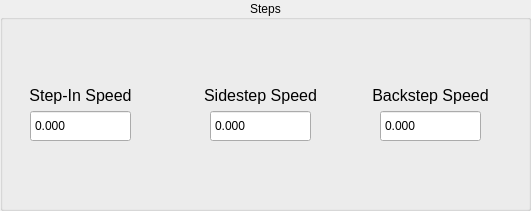
  <widget class="QGroupBox" name="StepsGroup">
   <property name="geometry">
    <rect>
     <x>580</x>
     <y>10</y>
     <width>531</width>
     <height>211</height>
    </rect>
   </property>
   <property name="title">
    <string>Steps</string>
   </property>
   <property name="alignment">
    <set>Qt::AlignCenter</set>
   </property>
   <property name="checkable">
    <bool>false</bool>
   </property>
   <widget class="QLabel" name="SpeedLbl_11">
    <property name="geometry">
     <rect>
      <x>20</x>
      <y>80</y>
      <width>121</width>
      <height>31</height>
     </rect>
    </property>
    <property name="font">
     <font>
      <pointsize>12</pointsize>
     </font>
    </property>
    <property name="toolTip">
     <string>&lt;html&gt;&lt;head/&gt;&lt;body&gt;&lt;p&gt;The speed of your Step-In. Note that the speed also decides how far you travel while doing it, meaning the higher the value here, the faster, and further, you move forward.&lt;/p&gt;&lt;/body&gt;&lt;/html&gt;</string>
    </property>
    <property name="text">
     <string>Step-In Speed</string>
    </property>
    <property name="alignment">
     <set>Qt::AlignCenter</set>
    </property>
   </widget>
   <widget class="QDoubleSpinBox" name="StepInBox">
    <property name="geometry">
     <rect>
      <x>30</x>
      <y>110</y>
      <width>101</width>
      <height>32</height>
     </rect>
    </property>
    <property name="styleSheet">
     <string notr="true"/>
    </property>
    <property name="buttonSymbols">
     <enum>QAbstractSpinBox::NoButtons</enum>
    </property>
    <property name="decimals">
     <number>3</number>
    </property>
    <property name="minimum">
     <double>-340282346638528859811704183484516925440.000000000000000</double>
    </property>
    <property name="maximum">
     <double>340282346638528859811704183484516925440.000000000000000</double>
    </property>
    <property name="value">
     <double>0.000000000000000</double>
    </property>
   </widget>
   <widget class="QLabel" name="SpeedLbl_12">
    <property name="geometry">
     <rect>
      <x>370</x>
      <y>80</y>
      <width>121</width>
      <height>31</height>
     </rect>
    </property>
    <property name="font">
     <font>
      <pointsize>12</pointsize>
     </font>
    </property>
    <property name="toolTip">
     <string>&lt;html&gt;&lt;head/&gt;&lt;body&gt;&lt;p&gt;The speed of your Backstep and Ascending/Descending Backsteps. Note that the speed also decides how far you travel while doing it, meaning the higher the value here, the faster, and further, you move backward.&lt;/p&gt;&lt;/body&gt;&lt;/html&gt;</string>
    </property>
    <property name="text">
     <string>Backstep Speed</string>
    </property>
    <property name="alignment">
     <set>Qt::AlignCenter</set>
    </property>
   </widget>
   <widget class="QDoubleSpinBox" name="BackstepBox">
    <property name="geometry">
     <rect>
      <x>380</x>
      <y>110</y>
      <width>101</width>
      <height>32</height>
     </rect>
    </property>
    <property name="styleSheet">
     <string notr="true"/>
    </property>
    <property name="buttonSymbols">
     <enum>QAbstractSpinBox::NoButtons</enum>
    </property>
    <property name="decimals">
     <number>3</number>
    </property>
    <property name="minimum">
     <double>-340282346638528859811704183484516925440.000000000000000</double>
    </property>
    <property name="maximum">
     <double>340282346638528859811704183484516925440.000000000000000</double>
    </property>
    <property name="value">
     <double>0.000000000000000</double>
    </property>
   </widget>
   <widget class="QLabel" name="SpeedLbl_13">
    <property name="geometry">
     <rect>
      <x>200</x>
      <y>80</y>
      <width>121</width>
      <height>31</height>
     </rect>
    </property>
    <property name="font">
     <font>
      <pointsize>12</pointsize>
     </font>
    </property>
    <property name="toolTip">
     <string>&lt;html&gt;&lt;head/&gt;&lt;body&gt;&lt;p&gt;The speed of your Sidestep. Note that the speed also decides how far you travel while doing it, meaning the higher the value here, the faster, and further, you move.&lt;/p&gt;&lt;/body&gt;&lt;/html&gt;</string>
    </property>
    <property name="text">
     <string>Sidestep Speed</string>
    </property>
    <property name="alignment">
     <set>Qt::AlignCenter</set>
    </property>
   </widget>
   <widget class="QDoubleSpinBox" name="SidestepBox">
    <property name="geometry">
     <rect>
      <x>210</x>
      <y>110</y>
      <width>101</width>
      <height>32</height>
     </rect>
    </property>
    <property name="styleSheet">
     <string notr="true"/>
    </property>
    <property name="buttonSymbols">
     <enum>QAbstractSpinBox::NoButtons</enum>
    </property>
    <property name="decimals">
     <number>3</number>
    </property>
    <property name="minimum">
     <double>-340282346638528859811704183484516925440.000000000000000</double>
    </property>
    <property name="maximum">
     <double>340282346638528859811704183484516925440.000000000000000</double>
    </property>
    <property name="value">
     <double>0.000000000000000</double>
    </property>
   </widget>
  </widget>
